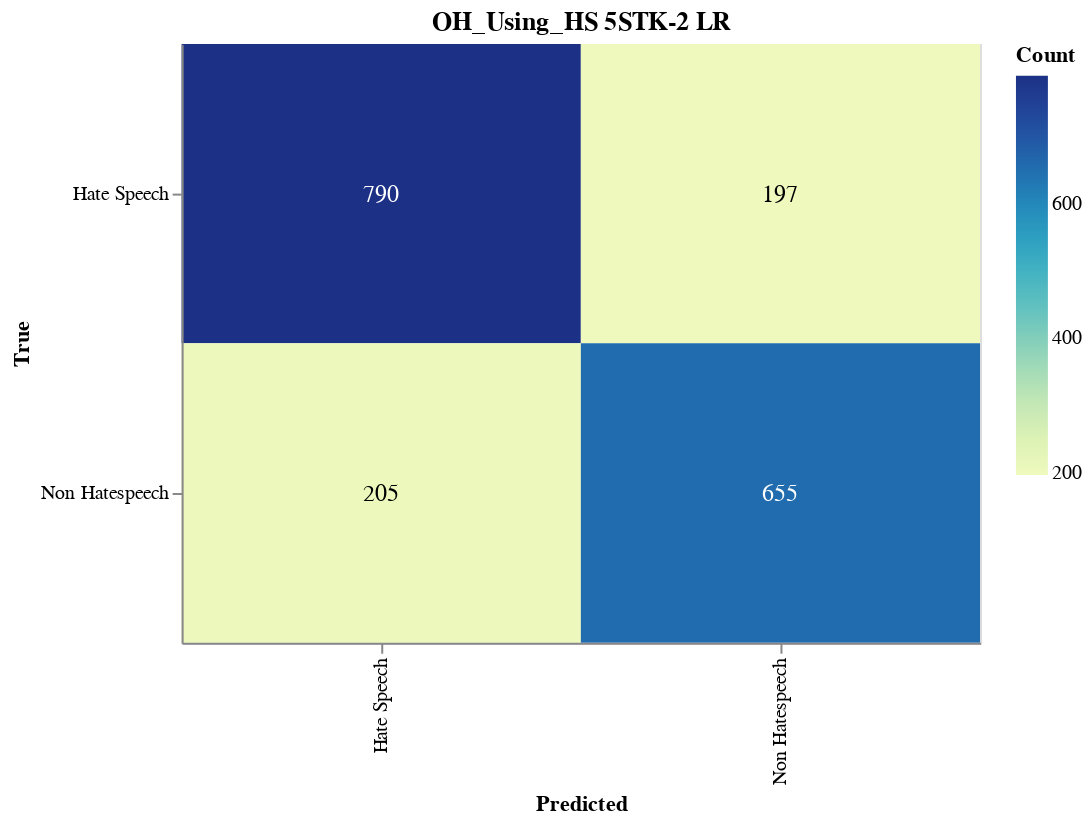

The code cell stored with this chart in its notebook:
### Markdown cell above
#### Save CM

### Code cell
import altair as alt
import altair_saver
import pandas as pd
from sklearn.metrics import confusion_matrix

# Calculate the confusion matrix
cm = confusion_matrix(y_val, adjusted_predictions)

# Define class names
class_names = ['Hate Speech', 'Non Hatespeech']

# Convert confusion matrix to DataFrame
cm_df = pd.DataFrame(cm, index=class_names, columns=class_names).reset_index().melt(id_vars='index')
cm_df.columns = ['True', 'Predicted', 'Count']

# Ensure the order of categories
cm_df['True'] = pd.Categorical(cm_df['True'], categories=class_names, ordered=True)
cm_df['Predicted'] = pd.Categorical(cm_df['Predicted'], categories=class_names, ordered=True)

# Create the Altair plot
heatmap = alt.Chart(cm_df).mark_rect().encode(
    x=alt.X('Predicted:O', sort=class_names),
    y=alt.Y('True:O', sort=class_names),
    color='Count:Q',
    tooltip=['True', 'Predicted', 'Count']
).properties(
    width=400,
    height=300,
    title='OH_Using_HS 5STK-2 LR'
)

# Add text labels
text = heatmap.mark_text(
    align='center',
    baseline='middle',
    fontSize=12
).encode(
    text='Count:Q',
    color=alt.condition(
        alt.datum.Count > cm.max() / 2,
        alt.value('white'),
        alt.value('black')
    )
)

# Combine heatmap and text
final_chart = heatmap + text

# Display the plot
final_chart.show()

### Figure 1 — Vega-Lite specification as saved in the notebook (floating-point values rounded to 4 significant figures)
{"config": {"view": {"continuousWidth": 300, "continuousHeight": 300}}, "layer": [{"mark": {"type": "rect"}, "encoding": {"color": {"field": "Count", "type": "quantitative"}, "tooltip": [{"field": "True", "type": "ordinal"}, {"field": "Predicted", "type": "ordinal"}, {"field": "Count", "type": "quantitative"}], "x": {"field": "Predicted", "sort": ["Hate Speech", "Non Hatespeech"], "type": "ordinal"}, "y": {"field": "True", "sort": ["Hate Speech", "Non Hatespeech"], "type": "ordinal"}}, "title": "OH_Using_HS 5STK-2 LR"}, {"mark": {"type": "text", "align": "center", "baseline": "middle", "fontSize": 12}, "encoding": {"color": {"condition": {"test": "(datum.Count > 395.0)", "value": "white"}, "value": "black"}, "text": {"field": "Count", "type": "quantitative"}, "tooltip": [{"field": "True", "type": "ordinal"}, {"field": "Predicted", "type": "ordinal"}, {"field": "Count", "type": "quantitative"}], "x": {"field": "Predicted", "sort": ["Hate Speech", "Non Hatespeech"], "type": "ordinal"}, "y": {"field": "True", "sort": ["Hate Speech", "Non Hatespeech"], "type": "ordinal"}}, "title": "OH_Using_HS 5STK-2 LR"}], "data": {"name": "data-edcee51f23370157d2d335bd894f4967"}, "height": 300, "width": 400, "$schema": "https://vega.github.io/schema/vega-lite/v5.17.0.json", "datasets": {"data-edcee51f23370157d2d335bd894f4967": [{"True": "Hate Speech", "Predicted": "Hate Speech", "Count": 790}, {"True": "Non Hatespeech", "Predicted": "Hate Speech", "Count": 205}, {"True": "Hate Speech", "Predicted": "Non Hatespeech", "Count": 197}, {"True": "Non Hatespeech", "Predicted": "Non Hatespeech", "Count": 655}]}}
